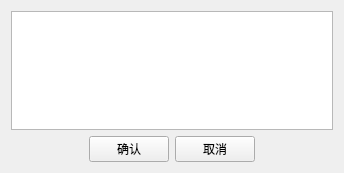
<?xml version="1.0" encoding="UTF-8"?>
<ui version="4.0">
 <class>Confirm</class>
 <widget class="QWidget" name="Confirm">
  <property name="geometry">
   <rect>
    <x>0</x>
    <y>0</y>
    <width>344</width>
    <height>173</height>
   </rect>
  </property>
  <property name="windowTitle">
   <string>Form</string>
  </property>
  <layout class="QGridLayout" name="gridLayout">
   <item row="0" column="0">
    <widget class="QTextBrowser" name="textBrowser"/>
   </item>
   <item row="1" column="0">
    <layout class="QHBoxLayout" name="horizontalLayout">
     <item>
      <spacer name="horizontalSpacer">
       <property name="orientation">
        <enum>Qt::Horizontal</enum>
       </property>
       <property name="sizeHint" stdset="0">
        <size>
         <width>40</width>
         <height>20</height>
        </size>
       </property>
      </spacer>
     </item>
     <item>
      <widget class="QPushButton" name="OKpushButton">
       <property name="text">
        <string>确认</string>
       </property>
      </widget>
     </item>
     <item>
      <widget class="QPushButton" name="CancelpushButton">
       <property name="text">
        <string>取消</string>
       </property>
      </widget>
     </item>
     <item>
      <spacer name="horizontalSpacer_2">
       <property name="orientation">
        <enum>Qt::Horizontal</enum>
       </property>
       <property name="sizeHint" stdset="0">
        <size>
         <width>40</width>
         <height>20</height>
        </size>
       </property>
      </spacer>
     </item>
    </layout>
   </item>
  </layout>
 </widget>
 <resources/>
 <connections/>
</ui>
